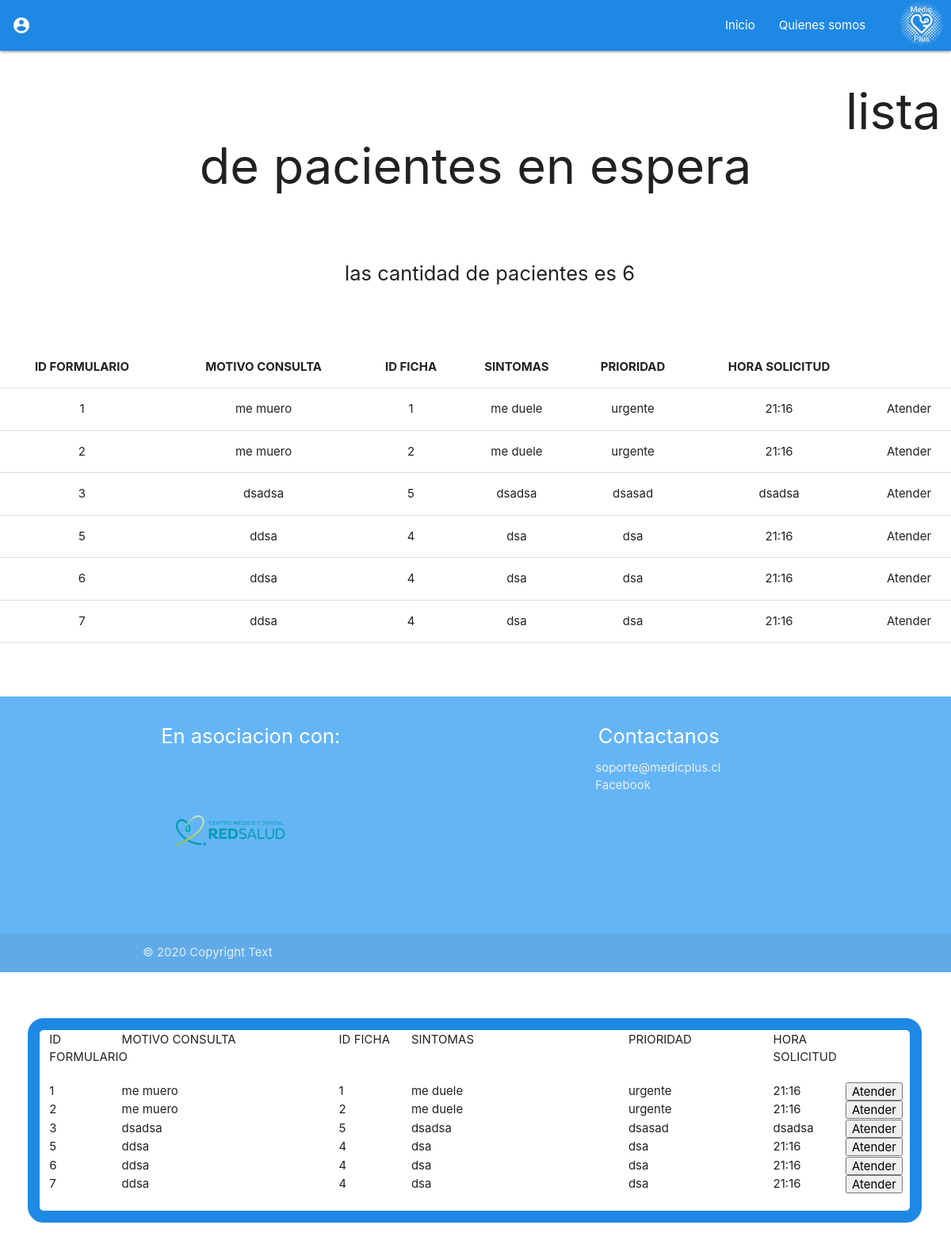
The app's page /core/listado, older data.
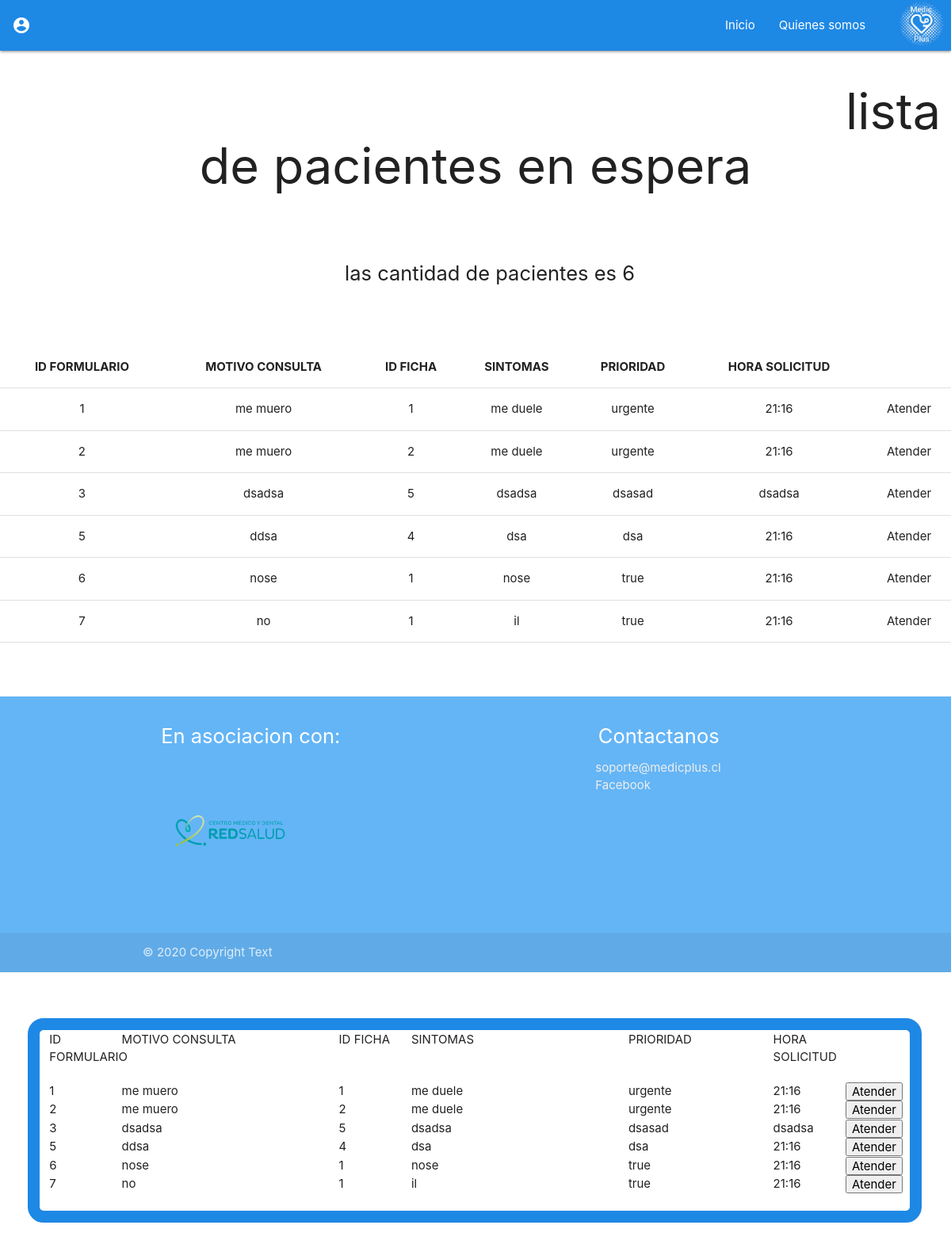
The same page, newer data.
### core/models.py (models this page shows)
class FormularioConsulta(models.Model):
    id_formulario = models.CharField(primary_key=True,max_length=10,db_column='id_formulario',unique=True)  # This field type is a guess.
    motivo_consulta = models.CharField(max_length=100,null=True)
    fc_id_ficha = models.CharField(null=True,max_length=10)  # This field type is a guess.
    sintoma = models.CharField(max_length=100,null=True)
    hora_solicitud = models.CharField(max_length=100, null=True)
    prioridad = models.CharField(max_length=20,null=True)
    class Meta:
        managed = False
        db_table = 'formulario_consulta'

### core/views.py (the view)
# urls.py: path('listado', views.listado, name='listado'),
def listado(request):
    print("estamos al aire tulio lista de espera")
    lista = FormularioConsulta.objects.all()
    context={'listado':lista}
    return render(request,'listado.html',context)

### core/templates/listado.html (shortened to what this page needs)
{% extends "base.html"%}
{% load static %}
{% block content%}
       <h1 class="center linia">lista de pacientes en espera</h1>
       <br><br>
       <h5  class="tamaño center">
              las cantidad de pacientes es {{ listado | length }}
       </h5>
<br><br><br>
       <table class="centered responsive-table">
              <thead>
                <tr>
                    <th>ID FORMULARIO</th>
                    <th>MOTIVO CONSULTA</th>
                    <th>ID FICHA</th>
                    <th>SINTOMAS</th>
                    <th>PRIORIDAD</th>
                    <th>HORA SOLICITUD</th>
                    <th></th>
                </tr>
              </thead>
              <tbody>
                     {% for consulta in listado %}
                <tr>
                  <td>{{consulta.id_formulario}}</td>
                  <td>{{consulta.motivo_consulta}}</td>
                  <td>{{consulta.fc_id_ficha}}</td>
                  <td>{{consulta.sintoma}}</td>
                  <td>{{consulta.prioridad}}</td>
                  <td>{{consulta.hora_solicitud}}</td>
                  <td>Atender</td>
                </tr>
                {% endfor %}
              </tbody>
            </table>
       <br> <br> <br>
      <footer class="page-footer #64b5f6 blue lighten-2">
       <div class="container">
         <div class="row">
           <div class="col l6 s12">
             <h5 class="white-text">En asociacion con:</h5>
             <img src="{% static 'img/redsalud.png' %}" alt="Error" width="200">
           </div>
           <div class="col l2 offset-l2 s12">
             <h5 class="white-text">Contactanos</h5>
             <ul>
               <li><a class="grey-text text-lighten-3" >soporte@medicplus.cl</a></li>
               <li><a class="grey-text text-lighten-3" >Facebook</a></li>
             </ul>
           </div>
         </div>
       </div>
       <div class="footer-copyright">
         <div class="container">
         © 2020 Copyright Text
         </div>
       </div>
     </footer>
       <br>
       <div class="xbox">
              <div class="row">
                     <div class="col s1">ID FORMULARIO</div>
                     <div class="col s3">MOTIVO CONSULTA</div>
                     <div class="col s1">ID FICHA</div>
                     <div class="col s3">SINTOMAS</div>
                     <div class="col s2">PRIORIDAD</div>
                     <div class="col s1">HORA SOLICITUD</div>
              </div>
                     <div class="row">
                            {% for consulta in listado %}
                            <div class="col s1">{{consulta.id_formulario}}</div>
                            <div class="col s3">{{consulta.motivo_consulta}}</div>
                            <div class="col s1">{{consulta.fc_id_ficha}}</div>
                            <div class="col s3">{{consulta.sintoma}}</div>
                            <div class="col s2">{{consulta.prioridad}}</div>
                            <div class="col s1">{{consulta.hora_solicitud}}</div>
                            <div class="col s1"><input type="button" value="Atender"></div>
                            {% endfor %}
                     </div>
       </div>
  {% endblock %}

### core/templates/base.html (shortened to what this page needs)
<!DOCTYPE html>
<html lang="en">
<head>
  {% load static %}
        <link rel="stylesheet" href="https://cdnjs.cloudflare.com/ajax/libs/materialize/1.0.0/css/materialize.min.css">
        <link rel="stylesheet" href="{% static 'estilos.css' %}"/>
</head>
<body>
    <nav>
        <div class="nav-wrapper #1e88e5 blue darken-1">
            <a href="index" class="brand-logo right"><img src="{% static 'img/logo.png' %}" alt="Error" width="60"></a>
            <ul class="center hide-on-med-and-down ">
              <li><a class="dropdown-trigger" href="#!" data-target="dropdown2"><i class="material-icons center">account_circle</i></a></li>
            </ul>
            <div class="caja1 ">
            <ul class="center hide-on-med-and-down ">
                <li><a href="index">Inicio</a></li>
                <li><a href="QuienesSomos">Quienes somos </a></li>
                <li><a href="#">Nuestro servicios</a></li>
            </ul>
        </div>
        </div>
      </nav>
      {% block content %}
      {% endblock%}
</body>
</html>

### medicplus/static/estilos.css (style rules this page uses)
.caja1 { padding-left: 900px; }
.xbox { width: 94%; border: 15px solid #1E88E5; padding: 1px; border-radius: 20px; float: left; margin: 35px; }
h5 { margin-left: 3%; font-size: 170%; }

Row changes from the older to the newer data that the page shows:
changed FormularioConsulta id 6: motivo_consulta "ddsa" → "nose"; fc_id_ficha "4" → "1"; sintoma "dsa" → "nose"; prioridad "dsa" → "true"
changed FormularioConsulta id 7: motivo_consulta "ddsa" → "no"; fc_id_ficha "4" → "1"; sintoma "dsa" → "il"; prioridad "dsa" → "true"
